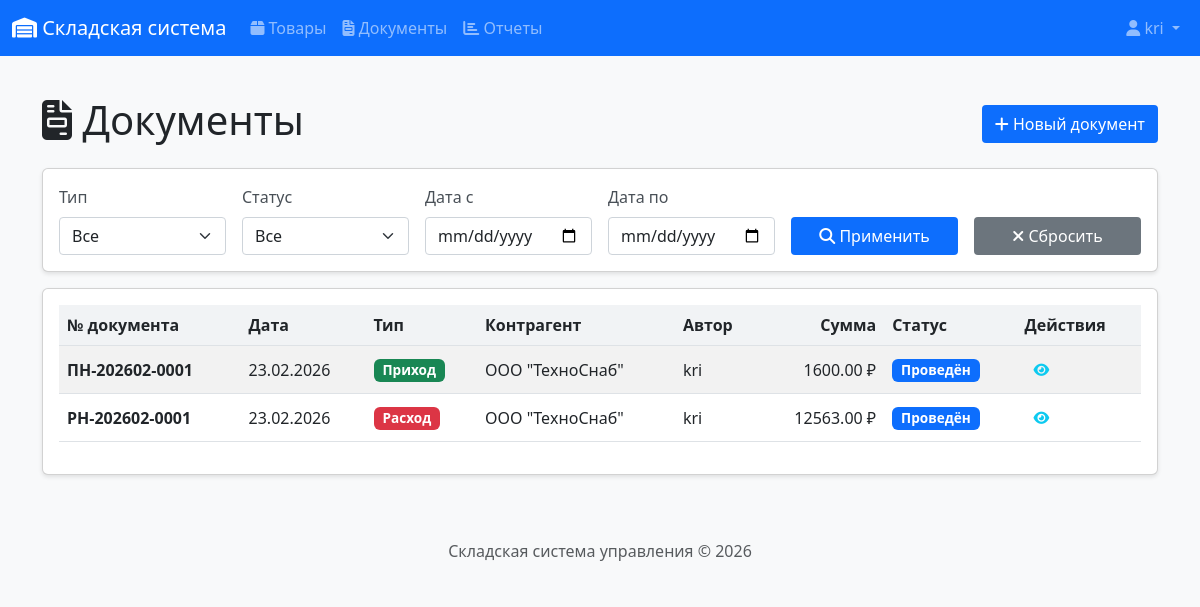
The page /documents/ (signed in) on the database its author committed.
### app/models.py (models this page shows, shortened)
class User(UserMixin, db.Model):
    __tablename__ = 'users'
    id = db.Column(db.Integer, primary_key=True)
    username = db.Column(db.String(64), unique=True, nullable=False)
    email = db.Column(db.String(120), unique=True, nullable=False)
    password_hash = db.Column(db.String(256))
    full_name = db.Column(db.String(100))
    role = db.Column(db.String(20), default='manager')  # admin, manager, storekeeper
    created_at = db.Column(db.DateTime, default=datetime.utcnow)
    documents_created = db.relationship('Document', backref='author', lazy='dynamic')
    def is_admin(self):
        return self.role == 'admin'
    def is_manager(self):
        return self.role in ['admin', 'manager']

class Document(db.Model):
    __tablename__ = 'documents'
    id = db.Column(db.Integer, primary_key=True)
    doc_type = db.Column(db.String(10), nullable=False)  # income, expense
    doc_number = db.Column(db.String(20), unique=True, nullable=False)
    doc_date = db.Column(db.Date, nullable=False, default=datetime.utcnow)
    status = db.Column(db.String(20), nullable=False, default='draft')
    supplier_id = db.Column(db.Integer, db.ForeignKey('suppliers.id'))
    author_id = db.Column(db.Integer, db.ForeignKey('users.id'))
    created_at = db.Column(db.DateTime, default=datetime.utcnow)
    posted_at = db.Column(db.DateTime)
    cancelled_at = db.Column(db.DateTime)
    comment = db.Column(db.String(500))
    items = db.relationship('DocumentItem', backref='document', lazy='dynamic',
                           cascade='all, delete-orphan')
    def total_amount(self):
        total = 0
        for item in self.items:
            total += item.quantity * item.price
        return total
    def is_draft(self):
        return self.status == 'draft'

class Supplier(db.Model):
    __tablename__ = 'suppliers'
    id = db.Column(db.Integer, primary_key=True)
    name = db.Column(db.String(100), nullable=False)
    inn = db.Column(db.String(12), unique=True)
    contact_person = db.Column(db.String(100))
    phone = db.Column(db.String(20))
    email = db.Column(db.String(120))
    address = db.Column(db.String(200))
    created_at = db.Column(db.DateTime, default=datetime.utcnow)
    products = db.relationship('Product', backref='supplier', lazy='dynamic')
    documents = db.relationship('Document', backref='supplier', lazy='dynamic')

class DocumentItem(db.Model):
    __tablename__ = 'document_items'
    id = db.Column(db.Integer, primary_key=True)
    document_id = db.Column(db.Integer, db.ForeignKey('documents.id'), nullable=False)
    product_id = db.Column(db.Integer, db.ForeignKey('products.id'), nullable=False)
    quantity = db.Column(db.Numeric(10, 2), nullable=False)
    price = db.Column(db.Numeric(10, 2), nullable=False)  # Цена на момент документа

### app/routes/documents.py (the view)
@bp.route('/')
@login_required
def document_list():
    page = request.args.get('page', 1, type=int)
    per_page = 20
    doc_type = request.args.get('type', '')
    status = request.args.get('status', '')
    date_from = request.args.get('date_from')
    date_to = request.args.get('date_to')
    query = Document.query
    if doc_type:
        query = query.filter_by(doc_type=doc_type)
    if status:
        query = query.filter_by(status=status)
    if date_from:
        query = query.filter(Document.doc_date >= datetime.strptime(date_from, '%Y-%m-%d').date())
    if date_to:
        query = query.filter(Document.doc_date <= datetime.strptime(date_to, '%Y-%m-%d').date())
    documents = query.order_by(Document.doc_date.desc(), Document.id.desc()).paginate(
        page=page, per_page=per_page, error_out=False
    )
    return render_template('documents/list.html',
                          title='Документы',
                          documents=documents,
                          doc_type=doc_type,
                          status=status,
                          date_from=date_from,
                          date_to=date_to)

### app/__init__.py (called while the page is built)
@login_manager.user_loader
def load_user(user_id):
    from app.models import User
    return User.query.get(int(user_id))

### app/templates/documents/list.html (shortened to what this page needs)
{% extends "base.html" %}
{% block content %}
<div class="d-flex justify-content-between align-items-center mb-3">
    <h1><i class="fas fa-file-invoice"></i> Документы</h1>
    {% if current_user.is_manager() %}
    <a href="{{ url_for('documents.document_create') }}" class="btn btn-primary">
        <i class="fas fa-plus"></i> Новый документ
    </a>
    {% endif %}
</div>
<div class="card mb-3">
    <div class="card-body">
        <form method="GET" class="row g-3">
            <div class="col-md-2">
                <label class="form-label">Тип</label>
                <select name="type" class="form-select">
                    <option value="">Все</option>
                </select>
            </div>
            <div class="col-md-2">
                <label class="form-label">Статус</label>
                <select name="status" class="form-select">
                    <option value="">Все</option>
                </select>
            </div>
            <div class="col-md-2">
                <label class="form-label">Дата с</label>
                <input type="date" name="date_from" class="form-control" value="{{ date_from or '' }}">
            </div>
            <div class="col-md-2">
                <label class="form-label">Дата по</label>
                <input type="date" name="date_to" class="form-control" value="{{ date_to or '' }}">
            </div>
            <div class="col-md-2 d-flex align-items-end">
                <button type="submit" class="btn btn-primary w-100">
                    <i class="fas fa-search"></i> Применить
                </button>
            </div>
            <div class="col-md-2 d-flex align-items-end">
                <a href="{{ url_for('documents.document_list') }}" class="btn btn-secondary w-100">
                    <i class="fas fa-times"></i> Сбросить
                </a>
            </div>
        </form>
    </div>
</div>
<div class="card">
    <div class="card-body">
        <div class="table-responsive">
            <table class="table table-striped table-hover">
                <thead>
                    <tr>
                        <th>№ документа</th>
                        <th>Дата</th>
                        <th>Тип</th>
                        <th>Контрагент</th>
                        <th>Автор</th>
                        <th class="text-end">Сумма</th>
                        <th>Статус</th>
                        <th>Действия</th>
                    </tr>
                </thead>
                <tbody>
                    {% for doc in documents.items %}
                    <tr>
                        <td><strong>{{ doc.doc_number }}</strong></td>
                        <td>{{ doc.doc_date.strftime('%d.%m.%Y') }}</td>
                        <td>
                            {% if doc.doc_type == 'income' %}
                                <span class="badge bg-success">Приход</span>
                            {% else %}
                                <span class="badge bg-danger">Расход</span>
                            {% endif %}
                        </td>
                        <td>{{ doc.supplier.name if doc.supplier else '-' }}</td>
                        <td>{{ doc.author.username if doc.author else '-' }}</td>
                        <td class="text-end">{{ doc.total_amount()|round(2) }} ₽</td>
                        <td>
                            {% if doc.status == 'draft' %}
                                <span class="badge bg-secondary">Черновик</span>
                            {% elif doc.status == 'posted' %}
                                <span class="badge bg-primary">Проведён</span>
                            {% else %}
                                <span class="badge bg-dark">Отменён</span>
                            {% endif %}
                        </td>
                        <td>
                            <a href="{{ url_for('documents.document_view', id=doc.id) }}"
                               class="btn btn-sm btn-outline-info" title="Просмотр">
                                <i class="fas fa-eye"></i>
                            </a>
                        </td>
                    </tr>
                    {% endfor %}
                </tbody>
            </table>
        </div>
    </div>
</div>
{% endblock %}

### app/templates/base.html (shortened to what this page needs)
<!DOCTYPE html>
<html lang="ru">
<head>
    <link href="https://cdn.jsdelivr.net/npm/bootstrap@5.3.0/dist/css/bootstrap.min.css" rel="stylesheet">
    <link rel="stylesheet" href="https://cdnjs.cloudflare.com/ajax/libs/font-awesome/6.4.0/css/all.min.css">
    <link rel="stylesheet" href="{{ url_for('static', filename='css/style.css') }}">
</head>
<body>
    <nav class="navbar navbar-expand-lg navbar-dark bg-primary">
        <div class="container-fluid">
            <a class="navbar-brand" href="{{ url_for('index') }}">
                <i class="fas fa-warehouse"></i> Складская система
            </a>
            <div class="collapse navbar-collapse" id="navbarNav">
                {% if current_user.is_authenticated %}
                <ul class="navbar-nav me-auto">
                    <li class="nav-item">
                        <a class="nav-link" href="{{ url_for('products.product_list') }}">
                            <i class="fas fa-box"></i> Товары
                        </a>
                    </li>
                    <li class="nav-item">
                        <a class="nav-link" href="{{ url_for('documents.document_list') }}">
                            <i class="fas fa-file-invoice"></i> Документы
                        </a>
                    </li>
                    <li class="nav-item">
                        <a class="nav-link" href="{{ url_for('reports.stock_report') }}">
                            <i class="fas fa-chart-bar"></i> Отчеты
                        </a>
                    </li>
                </ul>
                <ul class="navbar-nav">
                    <li class="nav-item dropdown">
                        <a class="nav-link dropdown-toggle" href="#" role="button" data-bs-toggle="dropdown">
                            <i class="fas fa-user"></i> {{ current_user.full_name or current_user.username }}
                        </a>
                    </li>
                </ul>
                {% endif %}
            </div>
        </div>
    </nav>
    <main class="container mt-4">
        {% block content %}{% endblock %}
    </main>
    <footer class="footer mt-5 py-3 bg-light">
        <div class="container text-center">
            <span class="text-muted">Складская система управления &copy; 2026</span>
        </div>
    </footer>
</body>
</html>

### app/static/css/style.css (style rules this page uses)
body { font-family: 'Segoe UI', Tahoma, Geneva, Verdana, sans-serif; background-color: #f8f9fa; min-height: 100vh; display: flex; flex-direction: column; margin: 0; padding: 0; }
.footer { margin-top: auto; width: 100%; background-color: #f8f9fa; padding: 1rem 0; text-align: center; }
.card { box-shadow: 0 2px 4px rgba(0,0,0,0.1); transition: transform 0.2s; }
.table th { background-color: #f1f3f5; font-weight: 600; }
.table td { vertical-align: middle; }
.badge { font-size: 0.85em; padding: 0.35em 0.65em; display: inline-block; white-space: nowrap; }
.form-label { font-weight: 500; color: #495057; display: block; margin-bottom: 0.5rem; }
.form-control, .form-select { display: block; width: 100%; padding: 0.375rem 0.75rem; font-size: 1rem; line-height: 1.5; color: #212529; background-color: #fff; border: 1px solid #ced4da; border-radius: 0.25rem; }
.btn { display: inline-block; font-weight: 400; line-height: 1.5; text-align: center; text-decoration: none; vertical-align: middle; cursor: pointer; padding: 0.375rem 0.75rem; font-size: 1rem; border-radius: 0.25rem; border: 1px solid transparent; }
.btn-sm { padding: 0.25rem 0.5rem; font-size: 0.875rem; border-radius: 0.2rem; }
p, strong, span, div { white-space: normal; word-break: normal; }

### rows shown on the page
User: full_name "kri"
Document: doc_number "ПН-202602-0001", doc_date "23.02.2026", doc_type "Приход", supplier "ООО \"ТехноСнаб\"", author "kri", total_amount "1600.00", status "Проведён"
Document: doc_number "РН-202602-0001", doc_date "23.02.2026", doc_type "Расход", supplier "ООО \"ТехноСнаб\"", author "kri", total_amount "12563.00", status "Проведён"
